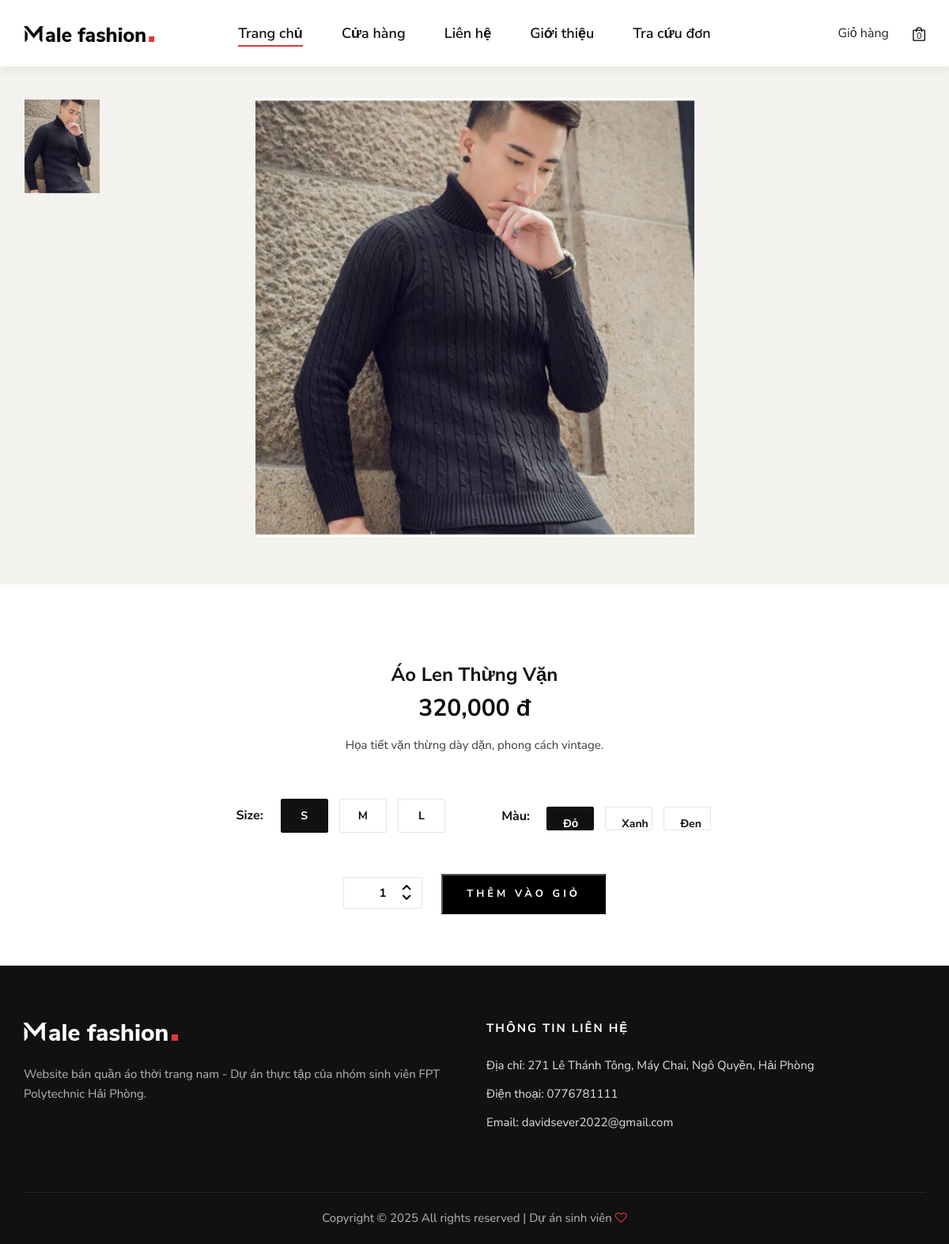
The app's page /index.php?act=detail&id=15 with its own data.
### tables this page shows
CREATE TABLE `san_pham` (
  `id_sp` int(11) NOT NULL,
  `id_mau_sac` int(11) DEFAULT NULL,
  `id_kich_co` int(11) DEFAULT NULL,
  `hinh_anh` varchar(255) DEFAULT NULL,
  `ten_sp` varchar(100) DEFAULT NULL,
  `gia_sp` decimal(10,2) DEFAULT NULL,
  `so_luong` int(11) DEFAULT NULL,
  `loai` varchar(50) DEFAULT NULL,
  `id_danh_muc` int(11) DEFAULT NULL,
  `Mo_ta` text NOT NULL,
  `trang_thai` tinyint(4) NOT NULL DEFAULT 0,
  `luot_xem` int(11) DEFAULT 0
);

CREATE TABLE `kich_co` (
  `id_kichco` int(11) NOT NULL,
  `loai_kich_co` varchar(50) DEFAULT NULL
);

CREATE TABLE `mau_sac` (
  `id_mausac` int(11) NOT NULL,
  `ten_mau` varchar(50) DEFAULT NULL
);

### Model/pdo.php (called while the page is built, shortened)
<?php
function pdo_get_connection(){
    $dburl = "mysql:host=localhost;dbname=pro1014_uy;charset=utf8";
    $username = 'root';
    $password = '';
    $conn = new PDO($dburl, $username, $password);
    $conn->setAttribute(PDO::ATTR_ERRMODE, PDO::ERRMODE_EXCEPTION);
    return $conn;
}
function pdo_query($sql){
    $sql_args = array_slice(func_get_args(), 1);
    try{
        $conn = pdo_get_connection();
        $stmt = $conn->prepare($sql);
        $stmt->execute($sql_args);
        $rows = $stmt->fetchAll();
        return $rows;
    }
    catch(PDOException $e){
        throw $e;
    }
    finally{
        unset($conn);
    }
}
function pdo_query_one($sql){
    $sql_args = array_slice(func_get_args(), 1);
    try{
        $conn = pdo_get_connection();
        $stmt = $conn->prepare($sql);
        $stmt->execute($sql_args);
        $row = $stmt->fetch(PDO::FETCH_ASSOC);
        return $row;
    }
    catch(PDOException $e){
        throw $e;
    }
    finally{
        unset($conn);
    }
}

### Model/UserSanpham.php (called while the page is built, shortened)
<?php
include_once "pdo.php";
class UserSanpham {
    public function getProductDetail($id) {
        $sql = "SELECT * FROM san_pham WHERE id_sp = ?";
        return pdo_query_one($sql, $id);
    }
    public function getAllMau() {
        return pdo_query("SELECT * FROM mau_sac");
    }
    public function getAllSize() {
        return pdo_query("SELECT * FROM kich_co");
    }
}
?>

### views/shop-details.php (the view, shortened to what this page needs)
<?php
include_once "views/layout/header.php";
?>
<section class="shop-details">
    <div class="product__details__pic">
        <div class="container">
            <div class="row">
                <div class="col-lg-3 col-md-3">
                    <ul class="nav nav-tabs" role="tablist">
                        <li class="nav-item">
                            <a class="nav-link active" data-toggle="tab" href="#tabs-1" role="tab">
                                <div class="product__thumb__pic set-bg" data-setbg="admin/image/<?= $sp['hinh_anh'] ?>"></div>
                            </a>
                        </li>
                        </ul>
                </div>
                <div class="col-lg-6 col-md-9">
                    <div class="tab-content">
                        <div class="tab-pane active" id="tabs-1" role="tabpanel">
                            <div class="product__details__pic__item">
                                <img src="admin/image/<?= $sp['hinh_anh'] ?>" alt="">
                            </div>
                        </div>
                    </div>
                </div>
            </div>
        </div>
    </div>
    <div class="product__details__content">
        <div class="container">
            <div class="row d-flex justify-content-center">
                <div class="col-lg-8">
                    <div class="product__details__text">
                        <h4><?= $sp['ten_sp'] ?></h4>
                        <h3><?= number_format($sp['gia_sp']) ?> đ</h3>
                        <p><?= $sp['Mo_ta'] ?></p>
                        <form action="index.php?act=add_to_cart" method="post">
                            <div class="product__details__option">
                                <div class="product__details__option__size">
                                    <span>Size:</span>
                                    <?php
                                    foreach($dsSize as $i => $size) {
                                        if(isset($size['ten_kich_co'])) {
                                            $tenSize = $size['ten_kich_co'];
                                        } else {
                                            $tenSize = $size['loai_kich_co'];
                                        }
                                        if ($i == 0) {
                                            $classActive = 'active';
                                        } else {
                                            $classActive = '';
                                        }
                                    ?>
                                        <label for="size-<?= $i ?>" class="<?= $classActive ?>">
                                            <?= $tenSize ?>
                                        </label>
                                    <?php
                                    }
                                    ?>
                                </div>
                                <div class="product__details__option__color">
                                    <span>Màu:</span>
                                    <?php
                                    foreach($dsMau as $i => $mau) {
                                        if ($i == 0) {
                                            $classActive = 'active';
                                        } else {
                                            $classActive = '';
                                        }
                                    ?>
                                        <label for="color-<?= $i ?>" class="<?= $classActive ?>">
                                            <?= $mau['ten_mau'] ?>
                                        </label>
                                    <?php
                                    }
                                    ?>
                                </div>
                            </div>
                            <div class="product__details__cart__option">
                                <div class="quantity">
                                    <div class="pro-qty">
                                        <input type="text" name="quantity" value="1">
                                    </div>
                                </div>
                                <button type="submit" name="add_to_cart" class="primary-btn">Thêm vào giỏ</button>
                            </div>
                        </form>
                        <div class="product__details__last__option">
                            <ul>
                            </ul>
                        </div>
                    </div>
                </div>
            </div>
        </div>
    </div>
</section>
<?php
include_once "views/layout/footer.php";
?>

### css/style.css (style rules this page uses)
html, body { height: 100%; font-family: "Nunito Sans", sans-serif; -webkit-font-smoothing: antialiased; }
h1, h2, h3, h4, h5, h6 { margin: 0; color: #111111; font-weight: 400; font-family: "Nunito Sans", sans-serif; }
h3 { font-size: 30px; }
h4 { font-size: 24px; }
p { font-size: 15px; font-family: "Nunito Sans", sans-serif; color: #3d3d3d; font-weight: 400; line-height: 25px; margin: 0 0 15px 0; }
img { max-width: 100%; }
ul, ol { padding: 0; margin: 0; }
.set-bg { background-repeat: no-repeat; background-size: cover; background-position: top center; }
.primary-btn { display: inline-block; font-size: 13px; font-weight: 700; text-transform: uppercase; padding: 14px 30px; color: #ffffff; background: #000000; letter-spacing: 4px; }
.product__details__pic { text-align: center; background: #f3f2ee; padding: 40px 0 60px; margin-bottom: 100px; }
.product__details__pic .nav-tabs { border-bottom: none; width: 105px; }
.product__details__pic .nav-tabs .nav-item { margin-bottom: 10px; }
.product__details__pic .nav-tabs .nav-item:last-child { margin-bottom: 0; }
.product__details__pic .nav-tabs .nav-item .nav-link { padding: 0; display: block; }
.product__details__pic .nav-tabs .nav-item .nav-link .product__thumb__pic { height: 120px; width: 95px; display: -webkit-box; display: -ms-flexbox; display: flex; -webkit-box-align: center; -ms-flex-align: center; align-items: center; -webkit-box-pack: center; -ms-flex-pack: center; justify-content: center; }
.product__details__pic .nav-tabs .nav-item.show .nav-link, .product__details__pic .nav-tabs .nav-link.active { background-color: transparent; border-color: transparent; }
.product__details__pic__item { position: relative; }
.product__details__text { text-align: center; }
.product__details__text h4 { color: #111111; font-weight: 700; margin-bottom: 10px; }
.product__details__text h3 { color: #0d0d0d; font-weight: 700; margin-bottom: 16px; }
.product__details__text p { margin-bottom: 35px; }
.product__details__option { margin-bottom: 30px; }
.product__details__option__size { display: inline-block; margin-right: 50px; }
.product__details__option__size span { color: #111111; display: inline-block; margin-right: 10px; }
.product__details__option__size label { color: #111111; font-size: 15px; font-weight: 700; text-transform: uppercase; display: inline-block; border: 1px solid #e5e5e5; padding: 6px 15px; margin-bottom: 0; margin-right: 5px; cursor: pointer; }
.product__details__option__size label.active { background: #111111; color: #ffffff; border-color: #111111; }
.product__details__option__color { display: inline-block; position: relative; top: 10px; }
.product__details__option__color span { color: #111111; display: inline-block; margin-right: 10px; position: relative; top: -9px; }
.product__details__option__color label { height: 30px; width: 30px; border-radius: 50%; position: relative; margin-right: 10px; margin-bottom: 0; display: inline-block; cursor: pointer; }
.product__details__option__color label:after { position: absolute; left: -3px; top: -3px; height: 36px; width: 36px; border: 1px solid #e5e5e5; content: ""; border-radius: 50%; }
.product__details__cart__option { margin-bottom: 25px; }
.product__details__cart__option .quantity { display: inline-block; margin-right: 20px; }
.product__details__cart__option .quantity .pro-qty { width: 100px; height: 40px; border: 1px solid #e5e5e5; position: relative; }
.product__details__cart__option .quantity .pro-qty input { color: #0d0d0d; font-size: 15px; font-weight: 700; width: 70px; height: 100%; text-align: center; border: none; }
.product__details__last__option ul { padding-top: 40px; }
@media only screen and (min-width: 1200px) { .container { max-width: 1170px; } }

### records on screen
san_pham: hinh_anh (picture), ten_sp "Áo Len Thừng Vặn", gia_sp "320,000", Mo_ta "Họa tiết vặn thừng dày dặn, phong cách vintage."
kich_co: loai_kich_co "S"
kich_co: loai_kich_co "M"
kich_co: loai_kich_co "L"
mau_sac: ten_mau "Đỏ"
mau_sac: ten_mau "Xanh"
mau_sac: ten_mau "Đen"

### other values on screen
count($_SESSION['cart']) "0"
